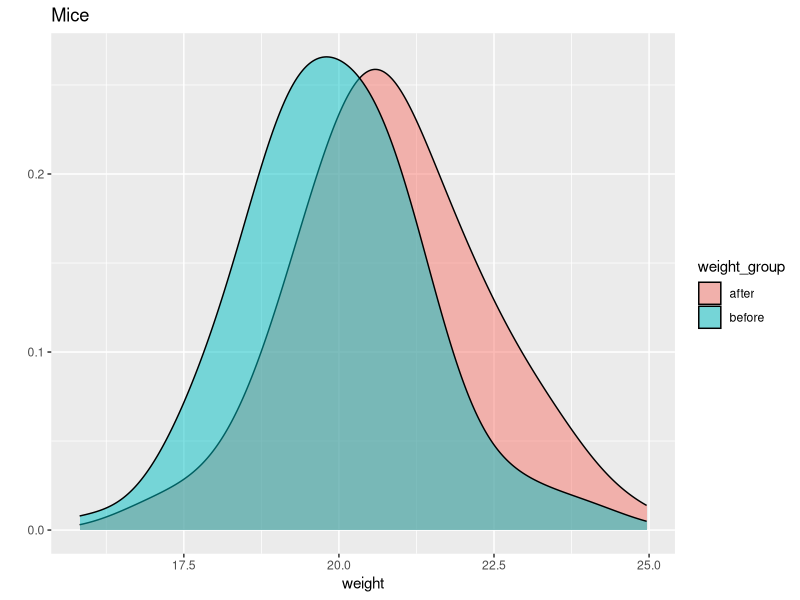
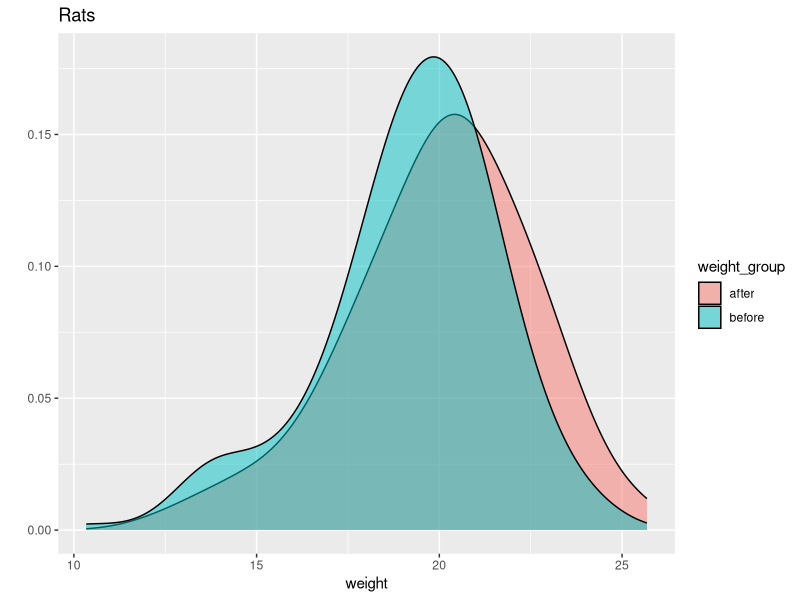
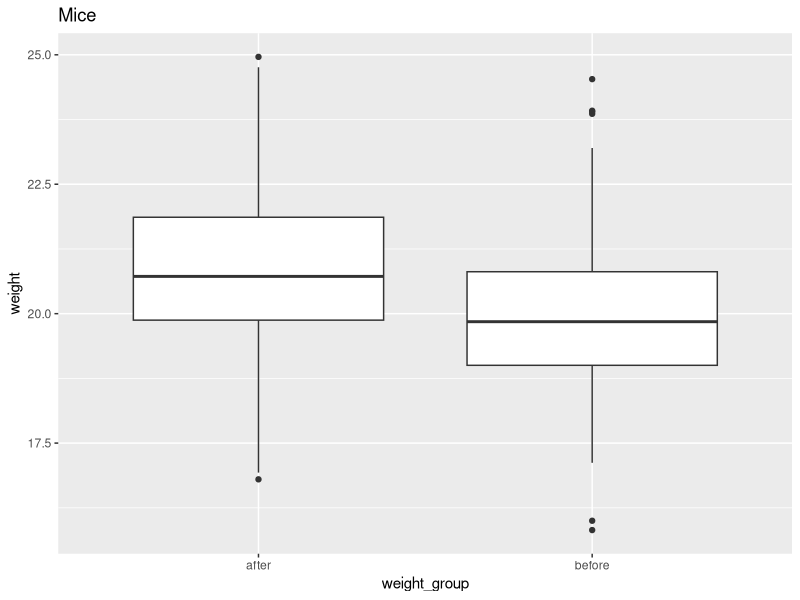
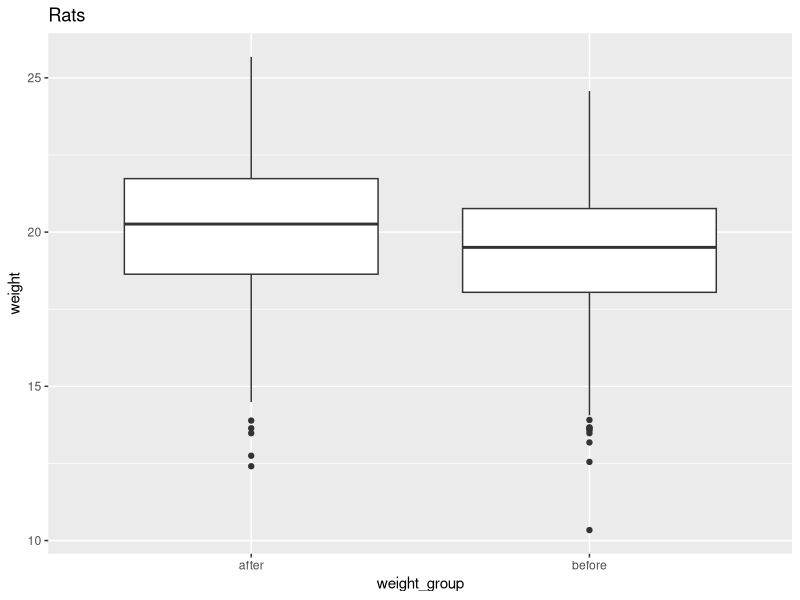
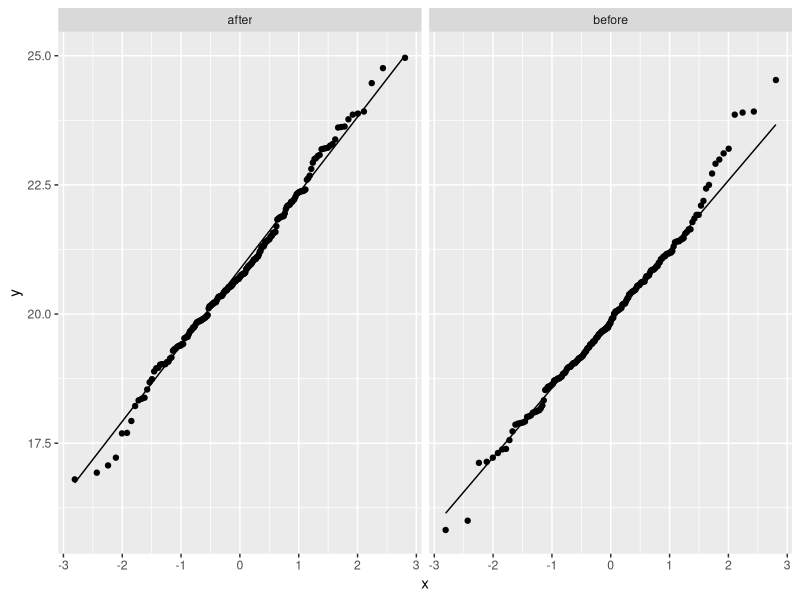
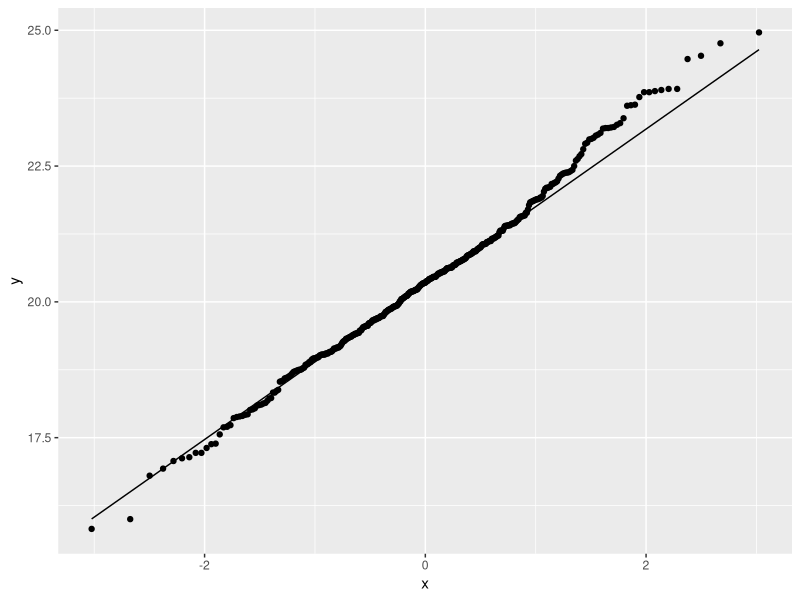
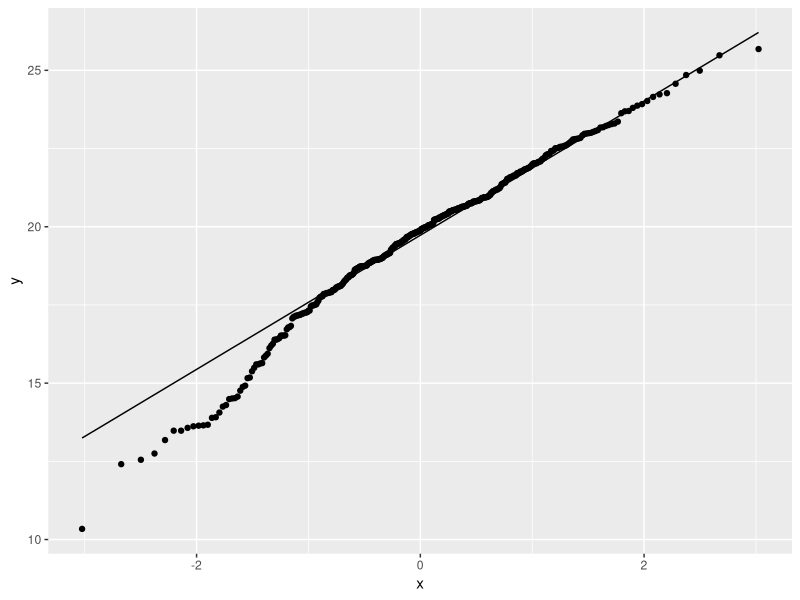

Write the R code that produced these figures, in order. (Note: this script raises an error after producing the figures.)
# library(WeibullR) # weibull & tidyverse are conflicting. Is it supposed to be
# library(tidyverse) # like that?
# library(conflicted)
# library(dplyr)
# conflicts_prefer(dplyr::filter())
# filter(mtcars, am & cyl == 8)
# 
# # Tasks 1a & 1b: Generating datasets for mice and rats
# mice = data.frame(
#   name = paste0(rep("M_", 200), 1:200),
#   weight_before = round(rnorm(n=200, mean=20, sd=sqrt(2)), 2),
#   weight_after = round(rnorm(n=200, mean=21, sd=sqrt(2.5)), 2)
# )
# head(mice, 10)
# tail(mice, 10)
# 
# 
# rats = data.frame(
#   name = paste0(rep("R_", 200), 1:200),
#   weight_before = round(rweibull(n=200, shape=10, scale = 20), 2),
#   weight_after = round(rweibull(n=200, shape=9, scale = 21), 2)
# )
# head(rats, 10)
# tail(rats, 10)
# 
# # How are the graphs supposed to look like
# 
# # Task 2
# # Part A
# mice_combined = c(mice$weight_before, mice$weight_after)
# shapiro.test(mice_combined)
# 
# # Part B
# rats_combined = c(rats$weight_before, rats$weight_after)
# shapiro.test(rats_combined)
# 
# 
# 
# 
# 


library(fitdistrplus)
library(tidyverse)

# Tasks 1a & 1b: Generating datasets for mice and rats


# name, weight(value), weight_group(before or after)
mice = data.frame(name = rep(paste0(rep("M_", 200), 1:200), times=2), 
                  weight = c(
                    round(rnorm(n=200, mean=20, sd=sqrt(2)), 2), # weight before
                    round(rnorm(n=200, mean=21, sd=sqrt(2.5)), 2)), # weight after
                  weight_group = c(rep("before", times = 200), rep("after", times = 200))
                  
)
head(mice, 10)
tail(mice, 10)


rats = data.frame(name = rep(paste0(rep("R_", 200), 1:200), times=2), 
                  weight = c(
                    round(rweibull(n=200, shape=10, scale = 20), 2), # weight before
                    round(rweibull(n=200, shape=9, scale = 21), 2)), # weight after
                  weight_group = c(rep("before", times = 200), rep("after", times = 200))
                  
)
head(rats, 10)
tail(rats, 10)

qplot(fill = weight_group, x = weight, data = mice, geom = "density", main = "Mice",
      alpha = I(0.5),
      adjust = 1.5)

qplot(fill = weight_group, x = weight, data = rats, geom = "density", main = "Rats",
      alpha = I(0.5),
      adjust = 1.5)

qplot(x = weight_group, y = weight, data = mice, geom = "boxplot", main = "Mice")
qplot(x = weight_group, y = weight, data = rats, geom = "boxplot", main = "Rats")


# Should groups "Before" and "After" be separate (mice) or together (rats)?

qq_mice <- ggplot(data = mice, aes(sample = weight))
qq_mice + stat_qq() + stat_qq_line() + facet_grid(~ weight_group)
shapiro.test(mice$weight)

qq_mice <- ggplot(data = mice, aes(sample = weight))
qq_mice + stat_qq() + stat_qq_line()
shapiro.test(rats$weight)

qq_rats <- ggplot(data = rats, aes(sample = weight))
qq_rats + stat_qq() + stat_qq_line()
shapiro.test(rats$weight)

# Task 2, c - what test do you want us to use to test our hypothesis? T-test or smth similar?


# Task 3
# Part A
t.test(mice$weight ~ mice$weight_group, data = mice, paired = TRUE)
# When calculating df for the CW, we will be calculating it as df = n - 2, 
# because we have 2 types of observations: before and after. Right?

wilcox.test(weight ~ weight_group, data = rats, conf.int = TRUE)


# Task 4
plotdist(rats$weight, histo = TRUE, demp = TRUE)
descdist(rats$weight, discrete=FALSE, boot=1000)

fit_w <- fitdist(rats$weight, "weibull")
fit_ln <- fitdist(rats$weight, "lnorm")
fit_g <- fitdist(rats$weight, "gamma")

summary(fit_w)
summary(fit_ln)
summary(fit_g)

par(mfrow=c(2,2))
plot.legend <- c("Weibull", "lognormal", "gamma")
denscomp(list(fit_w, fit_g, fit_ln), legendtext = plot.legend)
cdfcomp (list(fit_w, fit_g, fit_ln), legendtext = plot.legend)
qqcomp (list(fit_w, fit_g, fit_ln), legendtext = plot.legend)
ppcomp (list(fit_w, fit_g, fit_ln), legendtext = plot.legend)

cdfcomp(fit_w, xlogscale = FALSE, ylogscale = FALSE)
